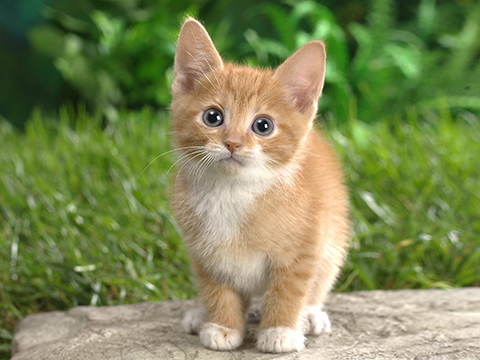
#> input picture LearningObjectDetection/cat.jpg, 480 x 360 px
$ jupyter execute convolution.ipynb
#> lines starting #> are read from the running program, lines starting #| are printed output that depends on the picture
[cell 1]


import cv2
import argparse
import numpy as np
import PIL


def showImage(img, name):

    #cv2.imshow("original", image)
    winname = name
    cv2.namedWindow(winname)        # Create a named window
    cv2.moveWindow(winname, 40,30)  # Move it to (40,30)
    cv2.imshow(winname, img)
    pic_name = "image_"+ name +".png"
    cv2.imwrite(pic_name, img)
    cv2.waitKey(0)


#ap = argparse.ArgumentParser()
#ap.add_argument("-i", "--image", required=True,
 #               help= "path to input image")

#args = vars(ap.parse_args())


img = cv2.imread("cat.jpg")
#> img is the input picture: shape (360, 480, 3); mean B, G, R 85.7, 136, 125.8
#showImage(img, "original")
#PIL.Image.open(img)

[cell 2]
#Identity kernel
kernel1 = np.array([[0,0,0],
                    [0,1,0],
                    [0,0,0]]
                    )

im1 = cv2.filter2D(img, -1, kernel1)
showImage(im1 ,'Identity kernel' )

[cell 3]
#shapening kernel
kernel2 = np.array([[-1,-1,-1],
                    [-1, 9,-1],
                    [-1,-1,-1]]
                    )

im2 = cv2.filter2D(img, -1, kernel2)
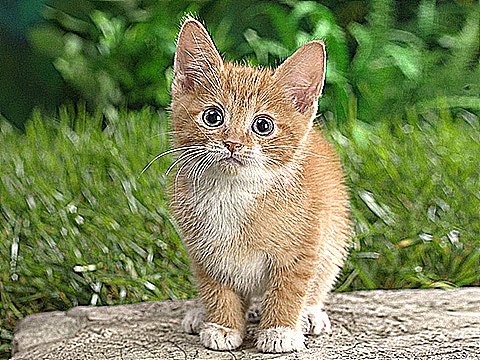
#> im2: shape (360, 480, 3); mean B, G, R 86.2, 134.5, 123.4
showImage(im2, 'Sharpening kernel')

[cell 4]
#blurring kernel
kernel3 = np.array([[0.02040816, 0.02040816, 0.02040816, 0.02040816, 0.02040816,0.02040816, 0.02040816],
                    [0.02040816, 0.02040816, 0.02040816, 0.02040816, 0.02040816,0.02040816, 0.02040816],
                    [0.02040816, 0.02040816, 0.02040816, 0.02040816, 0.02040816,0.02040816, 0.02040816],
                    [0.02040816, 0.02040816, 0.02040816, 0.02040816, 0.02040816,0.02040816, 0.02040816],
                    [0.02040816, 0.02040816, 0.02040816, 0.02040816, 0.02040816,0.02040816, 0.02040816],
                    [0.02040816, 0.02040816, 0.02040816, 0.02040816, 0.02040816,0.02040816, 0.02040816],
                    [0.02040816, 0.02040816, 0.02040816, 0.02040816, 0.02040816,0.02040816, 0.02040816]])


im3 = cv2.filter2D(img, -1, kernel3)
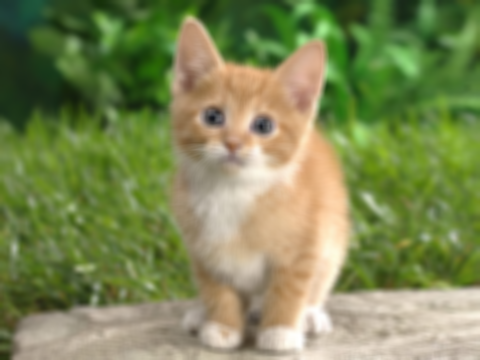
#> im3: shape (360, 480, 3); mean B, G, R 85.7, 136, 125.8
showImage(im3, 'Blurring kernel')

[cell 5]
#edge
kernel2 = np.array([[-1,-1,-1],
                    [-1, 8,-1],
                    [-1,-1,-1]]
                    )

im2 = cv2.filter2D(img, -1, kernel2)
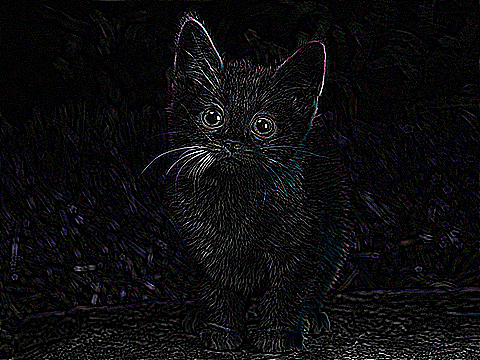
#> im2: shape (360, 480, 3); mean B, G, R 14.3, 12.6, 12.9
showImage(im2, 'edge')
